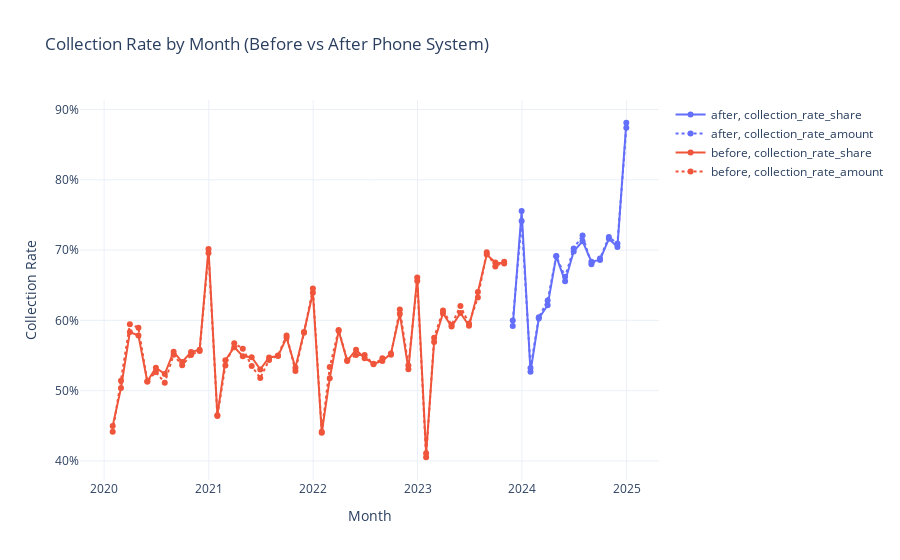

Notebook cell for this chart:
### Code cell
fig = px.line(
    collection_plot_period,
    x='month_end',
    y='value',
    color='period',
    line_dash='metric',
    markers=True,
    title='Collection Rate by Month (Before vs After Phone System)',
    labels={
        'month_end': 'Month',
        'value': 'Collection Rate',
        'period': 'Period',
        'metric': 'Metric'
    }
)

fig.update_layout(
    yaxis_tickformat=".0%",
    hovermode="x unified",
    legend_title_text='',
    template="plotly_white"
)

fig.show()
